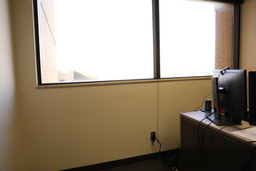
#> input picture PA6/Images/Office/1_10.png, 256 x 171 px, shrunk from 1680 x 1120 before the run; its folder holds 4 pictures in this run
$ python main.py
#> lines starting #> are read from the running program, lines starting #| are printed output that depends on the picture
### PA6/Code/gsolve.py
"""Solve for imaging system response function.

 Given a set of pixel values observed for several pixels in several
 images with different exposure times, this function returns the
 imaging system’s response function g as well as the log film irradiance
 values for the observed pixels.

 Assumes:

 Zmin = 0
 Zmax = 255

 Arguments:

 Z(i,j) is the pixel values of pixel location number i in image j
 B(j) is the log delta t, or log shutter speed, for image j
 lambda_ is lamdba, the constant that determines the amount of smoothness
 w(z) is the weighting function value for pixel value z

 Returns:

 g(z) is the log exposure corresponding to pixel value z
 lE(i) is the log film irradiance at pixel location i
"""
import numpy as np

def gsolve(Z, B, lambda_, w):

	Zmax = 255

	n = Zmax + 1
	num_px, num_im = Z.shape
	A = np.zeros((num_px * num_im + n, n + num_px))
	b = np.zeros((A.shape[0]))

	# include the data fitting equations
	k = 0
	for i in range(num_px):
		for j in range(num_im):
			wij = w[Z[i,j]]
			A[k, Z[i,j]] = wij
			A[k, n+i] = -wij
			b[k] = wij * B[j]
			k += 1

	# fix the curve by setting its middle value to 0
	A[k, n//2] = 1
	k += 1

	# include the smoothness equations
	for i in range(n-2):
		A[k, i]= lambda_ * w[i+1]
		A[k, i+1] = -2 * lambda_ * w[i+1]
		A[k, i+2] = lambda_ * w[i+1]
		k += 1

	# solve the system using LLS
	output = np.linalg.lstsq(A, b, rcond=None)
	x = output[0]
	g = x[:n]
	lE = x[n:]

	return [g, lE]

### PA6/Code/main.py
import numpy as np
import matplotlib.pyplot as plt
import os
import random
from gsolve import gsolve
import skimage

# Based on code by James Tompkin
#
# reads in a directory and parses out the exposure values
# files should be named like: "xxx_yyy.jpg" where
# xxx / yyy is the exposure in seconds.
def ParseFiles(calibSetName, dir):
#> called with calibSetName = 'Office', dir = '../Images/'
    imageNames = os.listdir(os.path.join(dir, calibSetName))

    filePaths = []
    exposures = []

    for imageName in imageNames:
        exposure = imageName.split('.')[0].split('_')
        exposures.append(int(exposure[0]) / int(exposure[1]))
        filePaths.append(os.path.join(dir, calibSetName, imageName))

    # sort by exposure
    sortedIndices = np.argsort(exposures)[::-1]
    filePaths = [filePaths[i] for i in sortedIndices]
    exposures = [exposures[i] for i in sortedIndices]

    return filePaths, exposures

# Setting up the input output paths and the parameters
inputDir = '../Images/'
outputDir = '../Results/'

_lambda = 50

calibSetName = 'Office'

# Parsing the input images to get the file names and corresponding exposure
# values
filePaths, exposures = ParseFiles(calibSetName, inputDir)

""" Task 1 """

# Load images
imgs = [ (plt.imread(path) * 255).astype(int) for path in filePaths ]
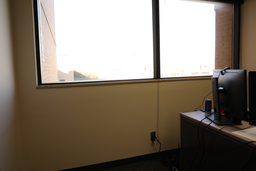
#> input picture PA6/Images/Office/1_15.png, 256 x 171 px, shrunk from 1680 x 1120 before the run
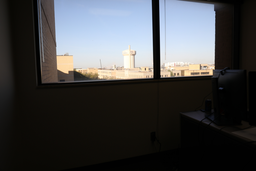
#> input picture PA6/Images/Office/1_100.png, 256 x 171 px, shrunk from 1680 x 1120 before the run
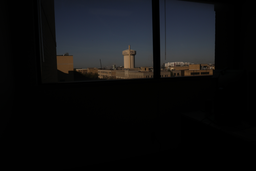
#> input picture PA6/Images/Office/1_1000.png, 256 x 171 px, shrunk from 1680 x 1120 before the run
#> imgs = 4 items

height, width, channels = imgs[0].shape
#> height = 171; width = 256; channels = 3

# Sample the images
samples = []
P = len(imgs)
#> P = 4
N = int(5 * 256/(P - 1))
#> N = 426
for _ in range(N):
    i, j = random.randrange(0, height), random.randrange(0, width)
    sample = [ img[i][j] for img in imgs ] # get pixel for each image
    samples.append(sample)
#> this loop made 426 passes
#> sample on passes 1, 3, 4: [[55, 46, 38], [35, 30, 26], [5, 5, 4], [0, 0, 0]], [[194, 174, 149], [156, 136, 112], [36, 30, 25], [3, 3, 2]], [[155, 127, 80], [115, 91, 55], [22, 17, 11], [2, 2, 1]]
#> after the loop, samples = 426 items
Z = np.array(samples)

# Log exposure time
B = np.log(np.array(exposures))

# Create the triangle function
Z_min, Z_max = np.min(samples), np.max(samples)
#> Z_min = 0; Z_max = 255
Z_mid = 0.5 * (Z_min + Z_max)
#> Z_mid = 127.5
def triangle_function(z):
    return z - Z_min if z <= Z_mid else Z_max - z
w = np.fromiter(map(triangle_function, [i for i in range(256)]), int)
#> w = 256 values, max 127 at index 127, min 0 at index 0, mean 63.5

# Recover the camera response function (CRF) using Debevec's optimization code (gsolve.m)
crf = [ gsolve(Z[:,:,c], B, _lambda, w)[0] for c in range(channels) ] # g inverse function for each channel
#> after the loop in gsolve, `for i in range(num_px):`: b = 1960 values, max 0 at index 3, min -690.8 at index 1383, mean -112.3; k = 1704
#> in gsolve, `A[k, n//2] = 1`: A: shape (1960, 682) float64; min -127, max 127, mean 0
#> in gsolve, `k += 1`: k = 1705
#> after the loop in gsolve, `for i in range(n-2):`:
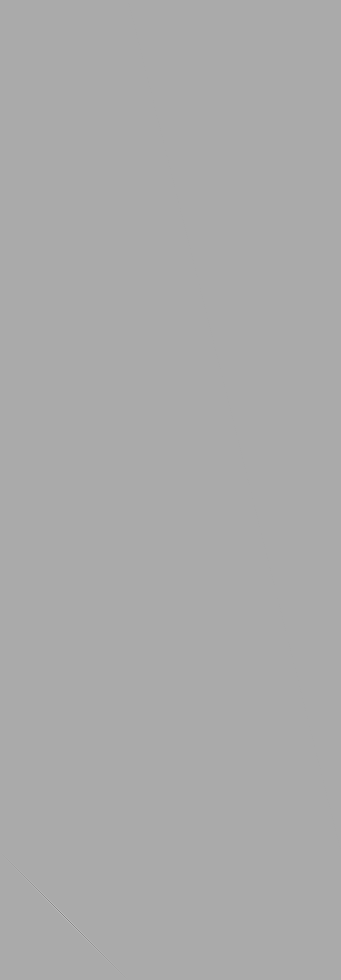
#> A: shape (1960, 682) float64 (shown at 1/2 size); min -12700, max 6350, mean 0; drawn with min black and max white
#> after the loop in gsolve, `for i in range(n-2):`: k = 1959
#> in gsolve, `x = output[0]`: x = 682 values, max 6.59 at index 601, min -4.32 at index 0, mean 1.77
#> in gsolve, `g = x[:n]`: g = 256 values from -4.32 to 2.32
#> in gsolve, `lE = x[n:]`: lE = 426 values, max 6.59 at index 345, min -1.81 at index 132, mean 2.91
#> call 2 of gsolve, with Z = array of shape (426, 4), B = array of shape (4,), lambda_ = 50, w = array of shape (256,)
#> in gsolve (call 2), `Zmax = 255`: Zmax = 255
#> in gsolve (call 2), `n = Zmax + 1`: n = 256
#> after the loop in gsolve (call 2), `for i in range(num_px):`: b = 1960 values, max 0 at index 3, min -584.9 at index 1238, mean -102.7; k = 1704
#> in gsolve (call 2), `A[k, n//2] = 1`: A: shape (1960, 682) float64; min -127, max 127, mean 0
#> in gsolve (call 2), `k += 1`: k = 1705
#> after the loop in gsolve (call 2), `for i in range(n-2):`:
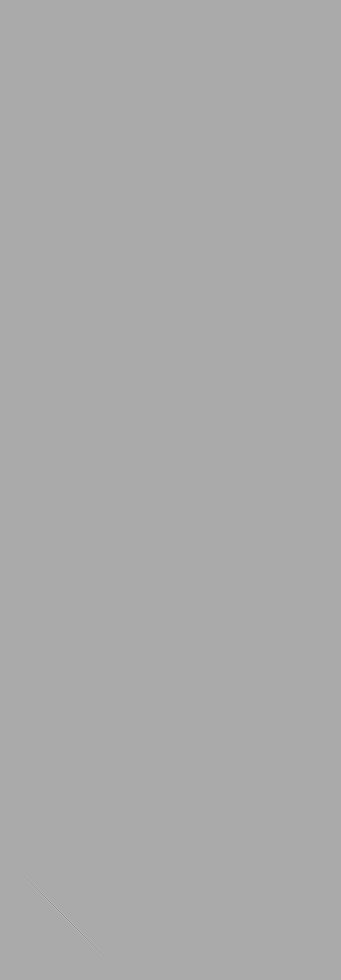
#> A: shape (1960, 682) float64 (shown at 1/2 size); min -12700, max 6350, mean 0; drawn with min black and max white
#> after the loop in gsolve (call 2), `for i in range(n-2):`: k = 1959
#> in gsolve (call 2), `x = output[0]`: x = 682 values, max 6.24 at index 600, min -4.54 at index 0, mean 1.71
#> in gsolve (call 2), `g = x[:n]`: g = 256 values from -4.54 to 2.6
#> in gsolve (call 2), `lE = x[n:]`: lE = 426 values, max 6.24 at index 344, min -1.76 at index 132, mean 2.8
#> call 3 of gsolve, with Z = array of shape (426, 4), B = array of shape (4,), lambda_ = 50, w = array of shape (256,)
#> after the loop in gsolve (call 3), `for i in range(num_px):`: b = 1960 values, max 0 at index 3, min -580.3 at index 1174, mean -84.28; k = 1704
#> in gsolve (call 3), `A[k, n//2] = 1`: A: shape (1960, 682) float64; min -127, max 127, mean 0
#> in gsolve (call 3), `k += 1`: k = 1705
#> after the loop in gsolve (call 3), `for i in range(n-2):`:
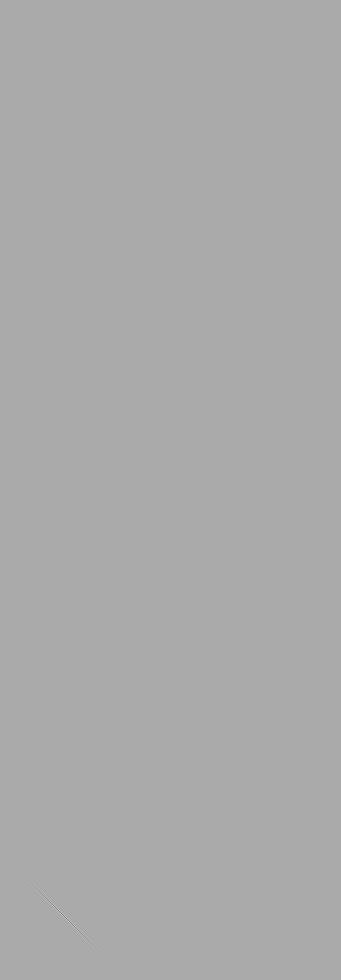
#> A: shape (1960, 682) float64 (shown at 1/2 size); min -12700, max 6350, mean 0; drawn with min black and max white
#> after the loop in gsolve (call 3), `for i in range(n-2):`: k = 1959
#> in gsolve (call 3), `x = output[0]`: x = 682 values, max 6.14 at index 308, min -4.78 at index 0, mean 1.44
#> in gsolve (call 3), `g = x[:n]`: g = 256 values from -4.78 to 1.91
#> in gsolve (call 3), `lE = x[n:]`: lE = 426 values, max 6.14 at index 52, min -1.97 at index 132, mean 2.43
#> crf = 3 items

def plotCRF(x):
    plt.plot([ crf[0][xi] for xi in x ], x, 'r')
    plt.plot([ crf[1][xi] for xi in x ], x, 'g')
    plt.plot([ crf[2][xi] for xi in x ], x, 'b')
    plt.show()
#> figure, not shown here; curve peaks at x = 2.32, y = 255; curve peaks at x = 2.6, y = 255; curve peaks at x = 1.91, y = 255

plotCRF([ i for i in range(256) ])

# """ Task 2 """
# Reconstruct the radiance map using the calculated CRF
E = np.zeros(shape=(height,width,channels)) # radiance
for i in range(height):
    for j in range(width):
        for k in range(channels):
            numerator, denominator = [], []
            for p in range(P):
                Zp, g = imgs[p][i,j,k], crf[k]
                numerator.append(w[Zp] * (g[Zp] - B[p]))
                denominator.append(w[Zp])
            numerator, denominator = np.sum(numerator), np.sum(denominator)
            if denominator != 0:
                E[i,j,k] = np.exp(np.divide(numerator, denominator))
            else:
                E[i,j,k] = 1.0
            # E[i,j,k] = np.exp(np.sum([ w[imgs[p][i,j,k]] * (crf[k][imgs[p][i,j,k]] - B[p]) for p in range(P) ]) \
            #     / np.sum([ w[imgs[p][i,j,k]] for p in range(P) ]))

""" Task 3 """

# Constants
gamma = 0.2
sigma = 1.8
dR = 5

# Perform global tone-mapping
T = (E / np.max(E)) ** gamma
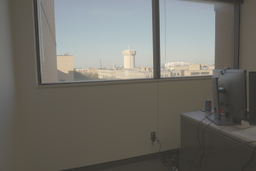
#> T: shape (171, 256, 3) float64; mean of channels 0, 1, 2 0.442, 0.437, 0.414; drawn as R, G, B

# [21 lines of commented-out code are left out]
plt.imsave("{}/{}.jpg".format(outputDir, calibSetName), T)
